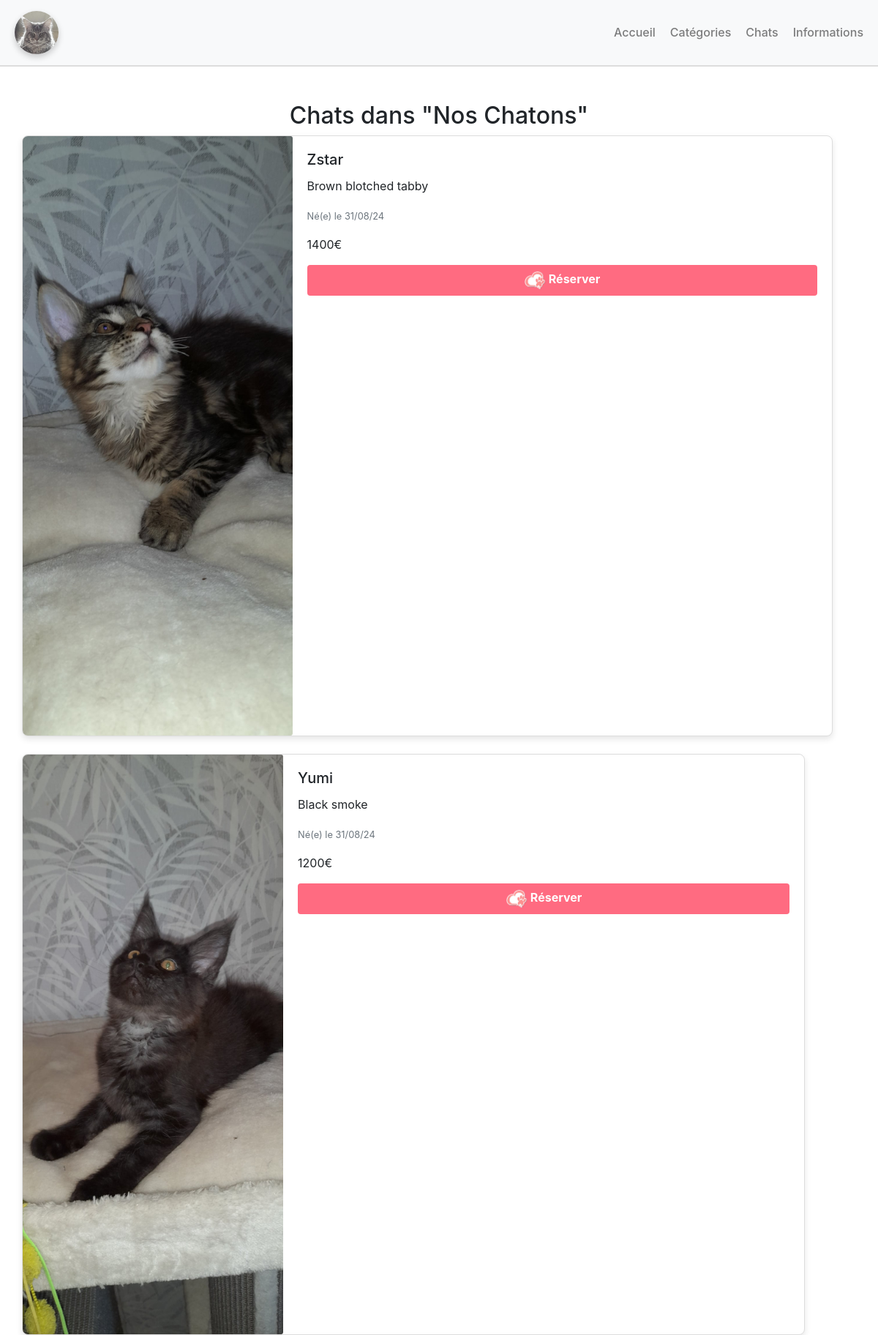
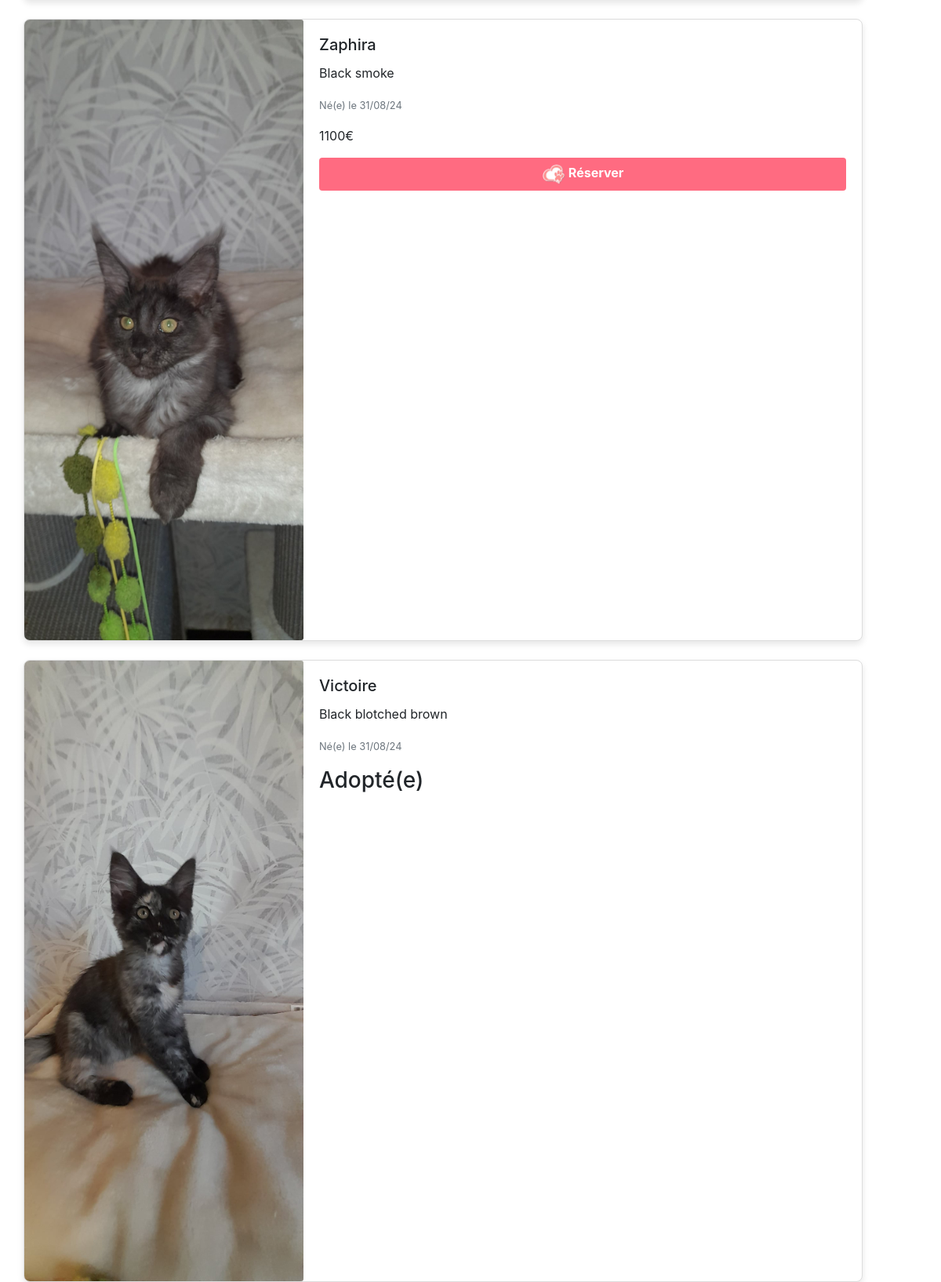
The page /categorie-chats.php?categorie_id=3 (upper part) on the database its author committed (2 pictures, top to bottom).
### tables this page shows
create table if not exists `grL_Categorie`(
  `id` smallint unsigned not null auto_increment,
  `nom` varchar(50) not null,
  `nom_image` varchar(255) not null,
  `featured` boolean not null,
  `active` boolean not null,

  primary key(`id`)
);

create table if not exists `grL_Chat`(
  `id` int unsigned not null auto_increment,
  `nom` varchar(50) not null,
  `description` text not null,
  `dateNaissance` date not null,
  `prix` smallint unsigned,
  `nom_image` varchar(255) not null,
  `categorie_id` smallint unsigned not null,
  `status` enum('disponible', 'réservé', 'adopté', 'reproduction') default 'disponible',
  `featured` boolean not null,
  `active` boolean not null,

  primary key(`id`),
  foreign key (`categorie_id`) references `grL_Categorie`(`id`)
);

### categorie-chats.php (the view)
<?php include('partials-front/menu.php'); ?>
    <?php
    if (isset($_GET['categorie_id'])) {
        $categorie_id = $_GET['categorie_id'];
        $sql = "SELECT nom FROM grL_categorie WHERE id=$categorie_id";
        $res = mysqli_query($conn, $sql);
        $row = mysqli_fetch_assoc($res);
        $nom_categorie = $row['nom'];
     ?>
    <section class="py-5">
        <div class="container">
            <h2 class="text-center">Chats dans "<?php echo $nom_categorie; ?>"</h2>
            <div class="row">
            <?php
                $sql2 = "SELECT * FROM grL_Chat WHERE categorie_id=$categorie_id AND active=1 ORDER BY status ASC";
                $res2 = mysqli_query($conn, $sql2);
                $count2 = mysqli_num_rows($res2);
                if ($count2 > 0) {
                    while ($row = mysqli_fetch_assoc($res2)) {
                        $id = $row['id'];
                        $nom = $row['nom'];
                        $description = $row['description'];
                        $dateNaissance = date("d/m/y", strtotime($row['dateNaissance']));
                        $prix = $row['prix'];
                        $nom_image = $row['nom_image'];
                        $status = $row['status'];
                        if ($status == 'adopté') {
                            $status_text = 'Adopté(e)';
                        } else {
                            $status_text = ucfirst($status);
                        }
            ?>
            <div class="card mb-4">
                <div class="row no-gutters">
                    <div class="col-md-4">
                        <?php if ($nom_image != ""): ?>
                            <img src="<?php echo SITEURL; ?>images/chats/<?php echo $nom_image; ?>" class="card-img" alt="<?php echo $nom; ?>">
                        <?php else: ?>
                            <div class="card-body text-danger">Pas d'image ajoutée pour ce chat.</div>
                        <?php endif; ?>
                    </div>
                    <div class="col-md-8">
                        <div class="card-body">
                            <h5 class="card-title"><?php echo $nom; ?></h5>
                            <p class="card-text"><?php echo $description; ?></p>
                            <p class="card-text"><small class="text-muted">Né(e) le <?php echo $dateNaissance; ?></small></p>
                            <?php if ($status == 'adopté' || $status == 'reproduction'): ?>
                                <h3><?php echo $status_text; ?></h3>
                            <?php else: ?>
                                <p class="card-text"><?php echo $prix; ?>€</p>
                                <a href="<?php echo SITEURL; ?>commande.php?chat_id=<?php echo $id; ?>" class="btn btn-primary">
                                    <img src="<?php echo SITEURL; ?>images/sticker.png" style="width: 30px; height: 30px; vertical-align: middle;">
                                    Réserver
                                </a>
                            <?php endif; ?>
                        </div>
                    </div>
                </div>
            </div>
            <?php
                    }
                } else {
                    echo "<div class='alert alert-danger'>Aucun chat trouvé dans cette catégorie.</div>";
                }
            ?>
            </div>
            <?php
                } else {
                    echo "<div class='alert alert-danger'>Catégorie non trouvée.</div>";
                }
            ?>
        </div>
    </section>
<?php include('partials-front/footer.php'); ?>

### css/style.css (style rules this page uses)
.card { border: 1px solid #ddd; border-radius: 8px; box-shadow: 0 4px 8px rgba(0, 0, 0, 0.1); overflow: hidden; }
.card-body { display: flex; flex-direction: column; justify-content: space-between; }
.btn-primary { background-color: #ff6b81; border: none; color: white; font-weight: bold; }

### rows shown on the page
grl_categorie: nom "Nos Chatons"
grl_chat: nom_image+nom (picture), nom "Zstar", description "Brown blotched tabby", dateNaissance "31/08/24", prix "1400"
grl_chat: nom_image+nom (picture), nom "Yumi", description "Black smoke", dateNaissance "31/08/24", prix "1200"
grl_chat: nom_image+nom (picture), nom "Zaphira", description "Black smoke", dateNaissance "31/08/24", prix "1100"
grl_chat: nom_image+nom (picture), nom "Victoire", description "Black blotched brown", dateNaissance "31/08/24", status "Adopté(e)"
